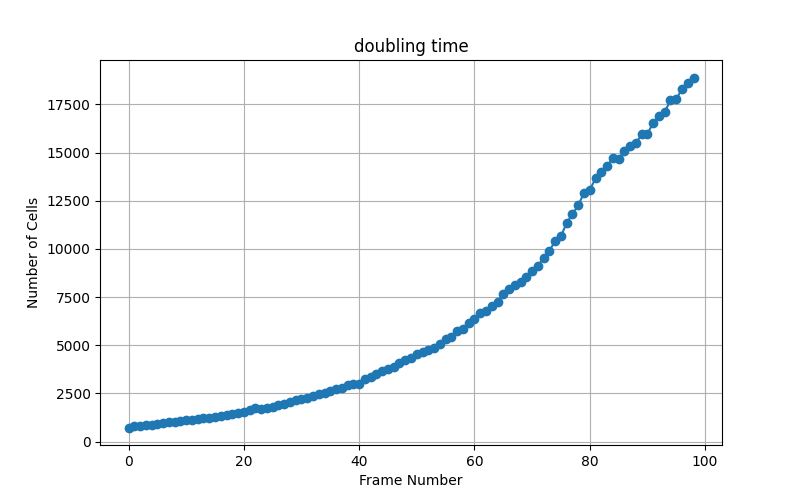
#> input picture area.png, 802 x 500 px; its folder holds only this picture in this run
$ python visualise_function.py
#> lines starting #> are read from the running program, lines starting #| are printed output that depends on the picture; after the words box and inside, x2 and y2 are one past the last pixel; in counts of white or black regions, pixels touching at a corner belong together
import os, zipfile, numpy as np, cv2, imageio
from PIL import Image, ImageDraw
from skimage import morphology, measure, segmentation, exposure
from scipy import ndimage as ndi
from scipy.spatial.distance import cdist
import threading, time, math

import os, zipfile
import numpy as np
from PIL import Image, ImageDraw
import imageio
import cv2
from skimage import morphology, measure, segmentation, exposure
from scipy import ndimage as ndi
from scipy.spatial.distance import cdist

# --- CONFIGURATION ---
ZIP_PATH = "./5011ss2.zip"
IMAGE_FOLDER = "./5011ss2/"
OUTPUT_FOLDER = "./5011ss2_output_post_split_fixed"
MIN_AREA = 30
USER_REQUESTED_NAME = "0"
MAX_MATCH_DIST = 150
IOU_MERGE_THRESHOLD = 0.05

EROSION_ITERATIONS = 2
SEED_SNAP_RADIUS = 20
TRAIN_FRAMES = 5
PRED_HISTORY = 3
DIVISION_DIST_THRESHOLD = 120

AREA_DIVISION_RATIO = 1.8

os.makedirs(OUTPUT_FOLDER, exist_ok=True)
if ZIP_PATH and os.path.exists(ZIP_PATH) and (not os.path.exists(IMAGE_FOLDER) or len(os.listdir(IMAGE_FOLDER)) == 0):
    os.makedirs(IMAGE_FOLDER, exist_ok=True)
    with zipfile.ZipFile(ZIP_PATH, 'r') as z:
        z.extractall(IMAGE_FOLDER)

def find_image_files(folder):
    exts = ('.png', '.jpg', '.jpeg', '.tif', '.tiff', '.bmp')
    files = []
    for root, dirs, fnames in os.walk(folder):
        for f in fnames:
            if f.lower().endswith(exts):
                files.append(os.path.join(root, f))
    return sorted(files)

image_paths = find_image_files(IMAGE_FOLDER)
if len(image_paths) == 0:
    image_paths = find_image_files(".")
    if len(image_paths) == 0:
        raise SystemExit("No images found.")

print("Found frames:", len(image_paths))

# --- HELPER FUNCTIONS ---

def read_gray(path):
#> called with path = './area.png'
    img = cv2.imread(path, cv2.IMREAD_GRAYSCALE)
    if img is None:
        try:
            img = np.array(Image.open(path).convert('L'))
        except Exception:
            return None
    return img

def robust_binarize(img):
    if img is None:
        return None
    if img.dtype != np.uint8:
        img = exposure.rescale_intensity(img, out_range='uint8').astype(np.uint8)
    p = np.percentile(img, 99.0)
#> p = 255
    bw = img < p
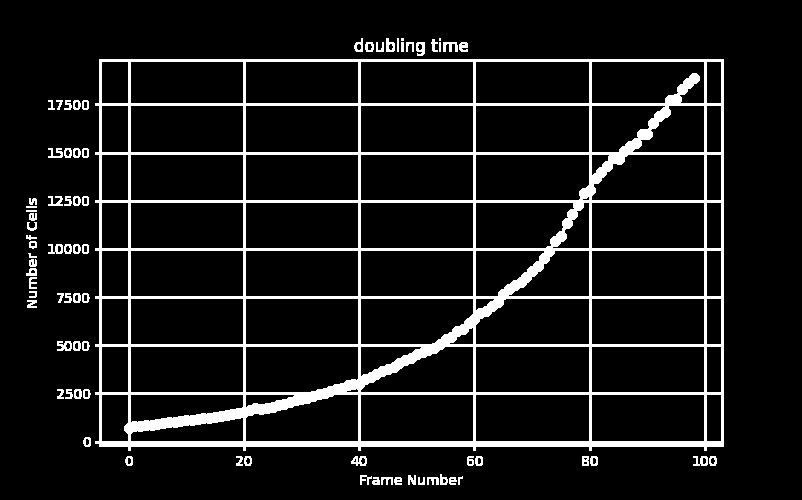
#> bw: shape (500, 802) bool; 9.5% white; 77 white regions (2 under 20 px), largest, box (x1, y1, x2, y2) and area: (95, 59, 724, 451) 34180, (57, 341, 72, 351) 102, (443, 42, 458, 52) 100
    bw = morphology.remove_small_objects(bw.astype(bool), min_size=10)
    bw = morphology.remove_small_holes(bw, area_threshold=20)
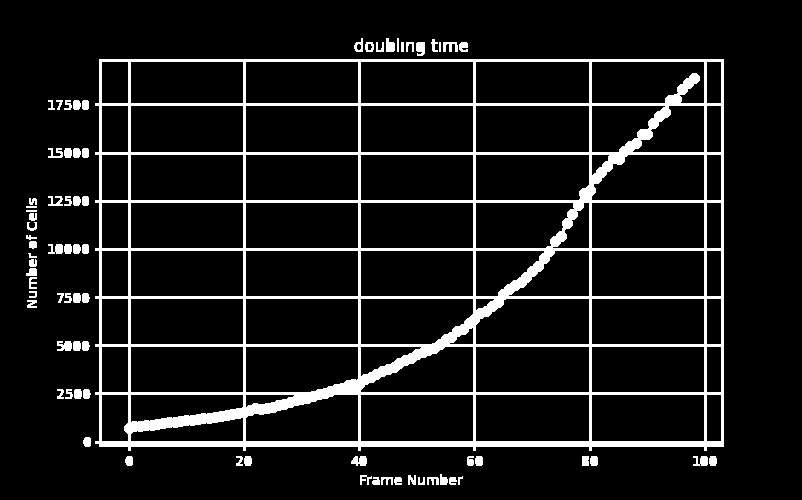
#> bw: shape (500, 802) bool; 9.7% white; 75 white regions, largest, box (x1, y1, x2, y2) and area: (95, 59, 724, 451) 34208, (351, 456, 367, 466) 122, (57, 341, 72, 351) 120
    bw = morphology.binary_opening(bw, footprint=morphology.disk(2))
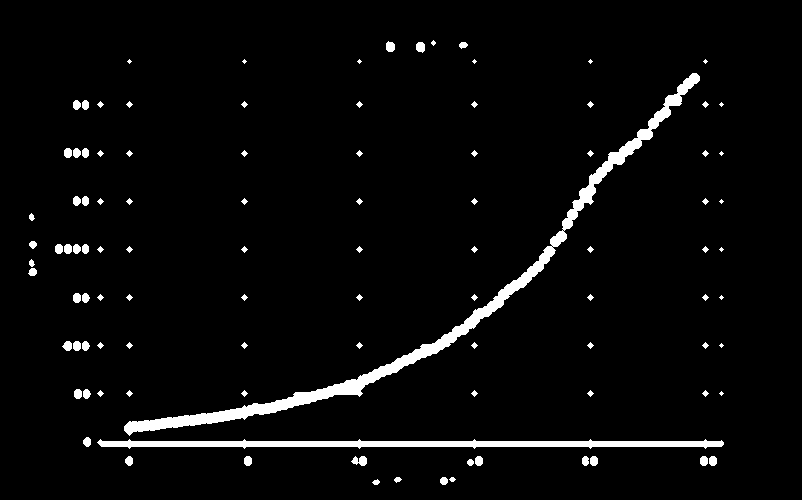
#> bw: shape (500, 802) bool; 3.7% white; 102 white regions (14 under 20 px)
    return bw.astype(np.uint8)

def medoid_of_mask(mask, bbox):
    if mask is None or not np.any(mask):
        return None
    minr, minc, maxr, maxc = bbox
    sub = mask[minr:maxr, minc:maxc]
    if not np.any(sub):
        return None
    props = measure.regionprops(sub.astype(np.uint8))
    if len(props) > 0:
        cy, cx = props[0].centroid
        return (int(round(cy)) + minr, int(round(cx)) + minc)
    return None

def build_objects_dict(lab):
    objs = {}
    for pr in measure.regionprops(lab):
        if pr.area < MIN_AREA:
            continue
        med = medoid_of_mask(lab == pr.label, pr.bbox)
        if med is None:
            cy, cx = pr.centroid
            med = (int(round(cy)), int(round(cx)))
        objs[pr.label] = {
            'label': pr.label,
            'area': pr.area,
            'centroid': pr.centroid,
            'bbox': pr.bbox,
            'medoid': med,
            'mask': (lab == pr.label).astype(np.uint8)
        }
    return objs

# [204 lines left out: functions compute_iou, in_lineage, predict_from_history, snap_seed_to_peak, split_blob_with_seeds, make_unique_name and 1 more, not called in this run]
frames_labeled = []
frames_objects = []
processed_paths = []
name_map = []
next_global_id = 1
track_history = {}

print("Starting Motion-Aware Split Tracking with Division-Overlap Detection...")

for t, p in enumerate(image_paths):
    img = read_gray(p)
    if img is None:
        continue
    bw = robust_binarize(img)

    lab = measure.label(bw, connectivity=1)
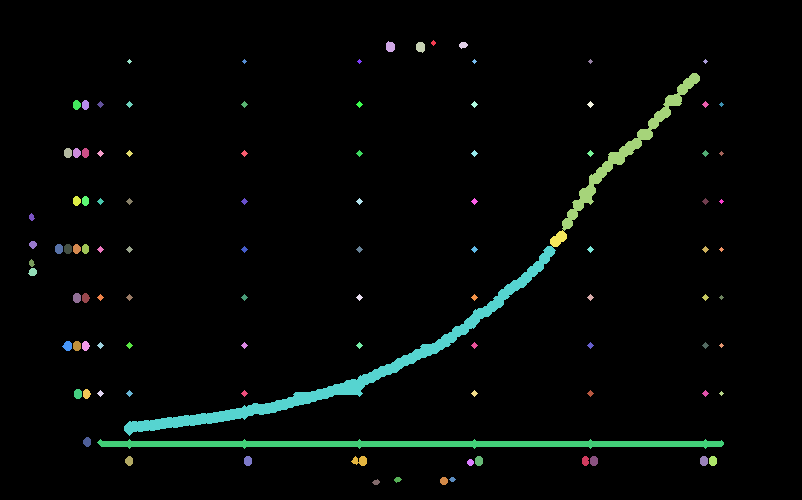
#> lab: shape (500, 802) int64; 105 distinct labels, from 0 to 104; one colour per label, 0 black

    props = measure.regionprops(lab)
#> props = 104 regions; largest, box (x1, y1, x2, y2) and area: (124, 246, 556, 436) 5220, (97, 439, 724, 449) 3800, (562, 73, 700, 231) 2119, (550, 230, 567, 247) 177, (351, 456, 367, 466) 108
    valid_mask = np.zeros_like(lab, dtype=bool)
    for pr in props:
        if pr.area >= MIN_AREA:
            valid_mask[lab == pr.label] = True
#> this loop made 104 passes
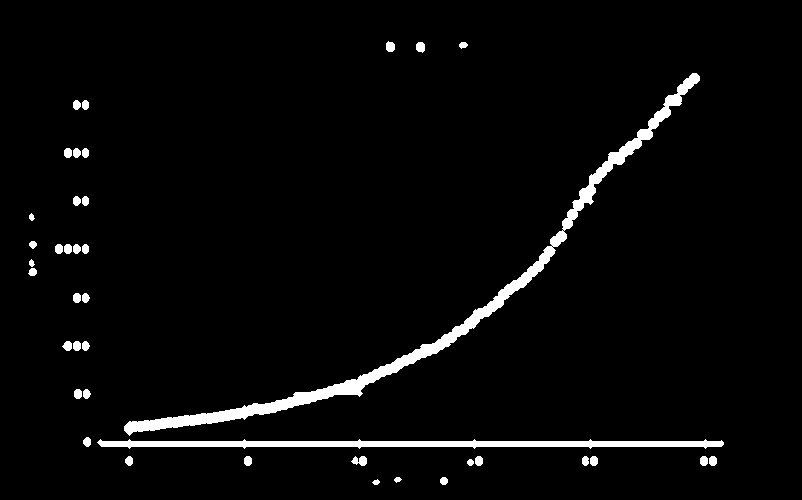
#> valid_mask: shape (500, 802) bool; 3.4% white; 40 white regions, largest, box (x1, y1, x2, y2) and area: (124, 73, 700, 436) 7516, (97, 439, 724, 449) 3800, (351, 456, 367, 466) 108
    lab = measure.label(valid_mask, connectivity=1)
#> lab: shape (500, 802) int32; 43 distinct labels, from 0 to 42

    cur_objs = build_objects_dict(lab)
#> the loop in build_objects_dict, `for pr in measure.regionprops(lab):` made 42 passes
#> (minr in medoid_of_mask, minc in medoid_of_mask, maxr in medoid_of_mask, maxc in medoid_of_mask, props in medoid_of_mask) on passes 1, 2, 3, 5: (41, 386, 52, 395, 1 regions; box (x1, y1, x2, y2) and area: (0, 0, 9, 11) 81), (42, 416, 53, 425, 1 regions; box (x1, y1, x2, y2) and area: (0, 0, 9, 11) 81), (42, 459, 49, 468, 1 regions; box (x1, y1, x2, y2) and area: (0, 0, 9, 7) 45), (100, 73, 110, 81, 1 regions; box (x1, y1, x2, y2) and area: (0, 0, 8, 10) 62)
#> (the rest of the program and of its run is left out)
